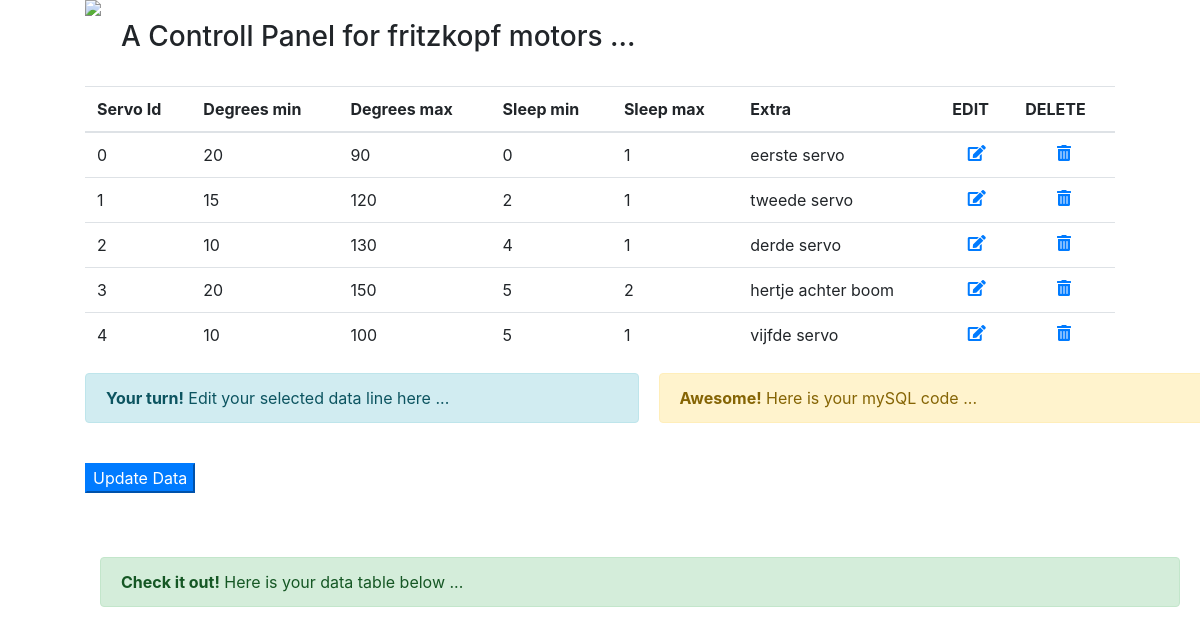
/query_edit, run on the app's committed database.
### tables this page shows
CREATE TABLE "data_table" (
"index" INTEGER,
  "serv_id" VARCHAR(256),
  "deg_min" VARCHAR(256),
  "deg_max" VARCHAR(256),
  "sleep_min" VARCHAR(256),
  "sleep_max" VARCHAR(2),
  "extra" VARCHAR(5)
);

### flask_app.py (the view)
@app.route('/query_edit',methods = ['POST', 'GET']) #this is when user clicks edit link
def sql_editlink():
    from functions.sqlquery import sql_query, sql_query2
    if request.method == 'GET':
        elname = request.args.get('elname')
        efname = request.args.get('efname')
        eresults = sql_query2(''' SELECT * FROM data_table where serv_id = ? and deg_min = ?''', (efname,elname))
    results = sql_query(''' SELECT * FROM data_table''')
    return render_template('sqldatabase.html', eresults=eresults, results=results)

### functions/sqlquery.py (called while the page is built)
def sql_query(query):
    cur = conn.cursor()
    cur.execute(query)
    rows = cur.fetchall()
    return rows

def sql_query2(query,var):
    cur = conn.cursor()
    cur.execute(query,var)
    rows = cur.fetchall()
    return rows

### templates/sqldatabase.html (shortened to what this page needs)
<html>
    <head>
         <link rel="stylesheet" href="https://use.fontawesome.com/releases/v5.1.0/css/all.css">
         <link rel="stylesheet" href="https://stackpath.bootstrapcdn.com/bootstrap/4.1.1/css/bootstrap.min.css">
    </head>
   <body>
        <div class ='row'>
            <div style='margin-left:100px;'>
            <img src = 'https://artistscreen.be/wp-content/uploads/elementor/thumbs/logo-artistscreen-o12zqcbmljd2hni5k87c2jqvyppx0x5367xjehnorq.png'>
            </div>
            <div style='padding-top: 20px; padding-left:20px;'><h3>
             A Controll Panel for fritzkopf motors ...
            </h3></div>
        </div>
        <br>
       <div class ='row'>
            <table class = 'table table-hover' style = 'margin-left: 100px; margin-right: 100px; width: 90%;'>
                  <thead>
                     <tr>
                     <th>Servo Id</th>
                     <th>Degrees min</th>
                     <th>Degrees max</th>
                     <th>Sleep min</th>
                     <th>Sleep max</th>
                     <th>Extra</th>
                     <th>EDIT</th>
                     <th>DELETE</th>
                     </tr>
                  </thead>
                  {% for result in results %}
                     <tr>
                        <td>{{result["serv_id"]}}</td>
                        <td>{{result["deg_min"]}}</td>
                        <td>{{result["deg_max"]}}</td>
                        <td>{{result['sleep_min']}}</td>
                        <td>{{result['sleep_max']}}</td>
                        <td>{{result['extra']}}</td>
                        <td align="center"><a href = "{{ url_for('sql_editlink', efname=result['serv_id'], elname=result['deg_min']) }}"><i class="fas fa-edit"></a></td>
                        <td align="center"><a href = "{{ url_for('sql_datadelete', fname=result['serv_id'], lname=result['deg_min']) }}"><i class="fas fa-trash-alt"></a></td>
                     </tr>
                  {% endfor %}
               </table>
        {% block content %}
        {% if 'query_edit' in request.url %}
        <div style='margin-left: 100px; width: 45%;'>
        <div class="alert alert-info" role="alert">
         <strong>Your turn!</strong> Edit your selected data line here ...
        </div>
         <br>
         <p><input class="btn-primary" type = "submit" value = "Update Data" /></p>
        </div>
        {% endif %}
        {% endblock content %}
        <div style='margin-left: 20px; width: 45%;'>
        <div class="alert alert-warning" role="alert">
         <strong>Awesome!</strong> Here is your mySQL code ...
        </div>
        </div>
        </div>
      <br><br>
        <div class="alert alert-success" role="alert" style='width: 90%; margin-left: 100px;'>
        <strong>Check it out!</strong> Here is your data table below ...
        </div>
    </body>
</html>

### data on the page
data_table: serv_id "0", deg_min "20", deg_max "90", sleep_min "0", sleep_max "1", extra "eerste servo"
data_table: serv_id "1", deg_min "15", deg_max "120", sleep_min "2", sleep_max "1", extra "tweede servo"
data_table: serv_id "2", deg_min "10", deg_max "130", sleep_min "4", sleep_max "1", extra "derde servo"
data_table: serv_id "3", deg_min "20", deg_max "150", sleep_min "5", sleep_max "2", extra "hertje achter boom"
data_table: serv_id "4", deg_min "10", deg_max "100", sleep_min "5", sleep_max "1", extra "vijfde servo"
